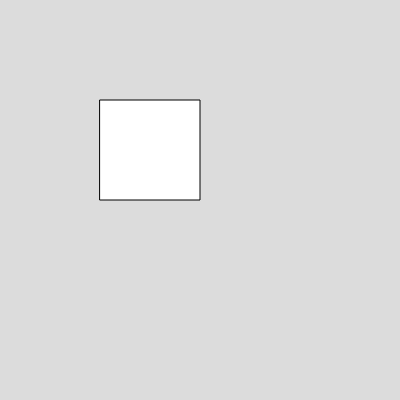
Frame 1 (no input)
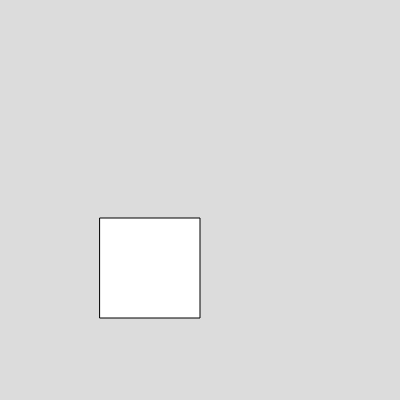
Frame 60 (no input)
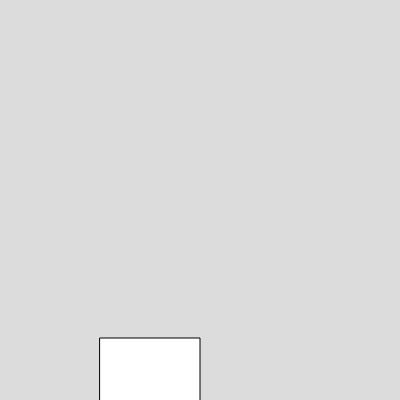
Frame 120 (the mouse pressed at the canvas centre since frame 60)

The p5.js sketch that drew these frames (run headless with seeded random() and noise() and a simulated clock; from frame 60 on, the mouse is pressed at the canvas centre):

// p5.js sketch
// ── sketch.js

function setup() 
{
  createCanvas(400, 400);
  box1 = new Box(100,100,100,100,2,2);
}

function draw() 
{
  background(220);
 box1.show();
 box1.move();
 box1.bounce();
}


// ── box.js
class Box
  {
    constructor(x,y,w,h,vx,vy)
    {
      this.x =x;
      this.y =y;
      this.w =w;
      this.h = h;
      this.vx = vx;
      this.vy = vy;
    }
    
    show()
    {
      rect(this.x,this.y,this.w,this.h)
    }
    
    move()
    {
      
      
      this.y = this.y+this.vy;

    }
bounce(){
if(this.y>=height||this.y<=0){
  this.vy=-this.vy
}
}
  }
 
  
